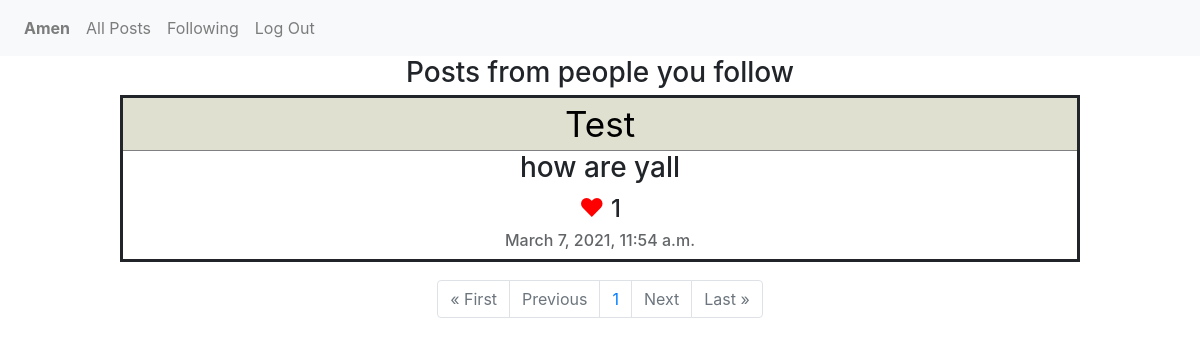
Screenshot of /followingPosts (signed in) with the database file from the repository.
### network/models.py (models this page shows)
class User(AbstractUser):
    pass

class post(models.Model):
    user = models.ForeignKey('User', on_delete=models.CASCADE, related_name='maker')
    text = models.CharField(max_length=255)
    date = models.DateTimeField(auto_now_add=True)
    likes = models.ManyToManyField('User', blank=True)
    edited = models.BooleanField(default=False)

### network/views.py (the view)
# urls.py: path("followingPosts", views.following_posts, name="following"),
@login_required(login_url='/login')
def following_posts(request):
    try:
        f = Userprofile.objects.get(user=request.user).following.all()
        posts = post.objects.filter(user__in=f)
        paginator = Paginator(posts, 10)
        page_number = request.GET.get('page')
        page_obj = paginator.get_page(page_number)
        context = {
            'posts': posts,
            'page_obj':page_obj
        }
        return render(request, "network/following.html", context)
    except:
        pass

### network/templates/network/following.html (shortened to what this page needs)
{% extends "network/layout.html" %}
{% load static %}
{% block body %}
    <h3 style="text-align:center;">Posts from people you follow</h3>
    {% for post in posts %}
      <div class="post">
        <div class="post-head">
          <a href="/profile/{{post.user}}" >{{post.user}}</a>
        </div>
        <h3>{{post.text}}</h3>
        {% if request.user in post.likes.all %}
           <h4 ><span style="color:red; font-size:25px" class="like"  onclick="like({{post.id}})">&hearts;</span> {{post.likes.all.count}}</h4>
           <h6>{{post.date}}{% if post.edited == True %} <span style="opacity:0.7;">Edited</span>{% endif %}</h6>
        {% endif %}
      </div>
    {% endfor %}
    <div class="container">
           <ul class="pagination justify-content-center">
               {% if page_obj.has_previous %}
                   <li class="page-item"><a href="?page=1" class="page-link">&laquo; First</a></li>
                   <li class="page-item"><a href="?page={{ page_obj.previous_page_number }}" class="page-link">Previous</a></li>
               {% else %}
               <li class="page-item disabled"><a class="page-link">&laquo; First</a></li>
               <li class="page-item disabled"><a class="page-link">Previous</a></li>
               {% endif %}
               {% if page_obj.number %}
               <li class="page-item"><a class="page-link" href="?page={{page_obj.number}}">{{ page_obj.number }}</a></li>
               {% else %}
               <li class="page-item"><a class="page-link">0</a></li>
               {% endif %}
               {% if page_obj.has_next %}
               <li class="page-item"><a href="?page={{ page_obj.next_page_number }}" class="page-link">Next</a></li>
               <li class="page-item"><a href="?page={{ page_obj.paginator.num_pages }}" class="page-link">Last &raquo;</a></li>
               {% else %}
               <li class="page-item disabled"><a class="page-link">Next</a></li>
               <li class="page-item disabled"><a class="page-link">Last &raquo;</a></li>
               {% endif %}
           </ul>
       </div>
{% endblock %}

### network/templates/network/layout.html (shortened to what this page needs)
{% load static %}
<!DOCTYPE html>
<html lang="en">
    <head>
        <link rel="stylesheet" href="https://stackpath.bootstrapcdn.com/bootstrap/4.4.1/css/bootstrap.min.css">
        <link href="{% static 'network/styles.css' %}" rel="stylesheet">
    </head>
    <body>
        <nav class="navbar navbar-expand-lg navbar-light bg-light">
            <div>
              <ul class="navbar-nav mr-auto">
                {% if user.is_authenticated %}
                    <li class="nav-item">
                        <a class="nav-link" href="{% url 'profile' username=user.username %}"><strong>{{ user.username }}</strong></a>
                    </li>
                {% endif %}
                <li class="nav-item">
                  <a class="nav-link" href="{% url 'index' %}">All Posts</a>
                </li>
                {% if user.is_authenticated %}
                    <li class="nav-item">
                        <a class="nav-link" href="{% url 'following' %}">Following</a>
                    </li>
                    <li class="nav-item">
                        <a class="nav-link" href="{% url 'logout' %}">Log Out</a>
                    </li>
                {% endif %}
              </ul>
            </div>
          </nav>
        <div class="body">
            {% block body %}
            {% endblock %}
        </div>
    </body>
</html>

### network/static/network/styles.css (style rules this page uses)
.post { display: flex; flex-direction: column; width: 80%; justify-content: space-between; border-style: solid; border-width: 3px; text-align: center; margin: -3px auto 18px auto; }
.post h6 { opacity: 0.7; }
.post-head { border-bottom: solid; border-width: 1px; border-color: gray; background: #e0e0d1; }
.post-head a { text-decoration: none; font-size: 35px; color: black; }
.like { cursor: pointer; }

### rows the page displays
User: username "Amen"
post: user "Test", text "how are yall", likes.all.count "1", date "March 7, 2021, 11:54 a.m."

### other values shown
{{ page_obj.number }} "1"
